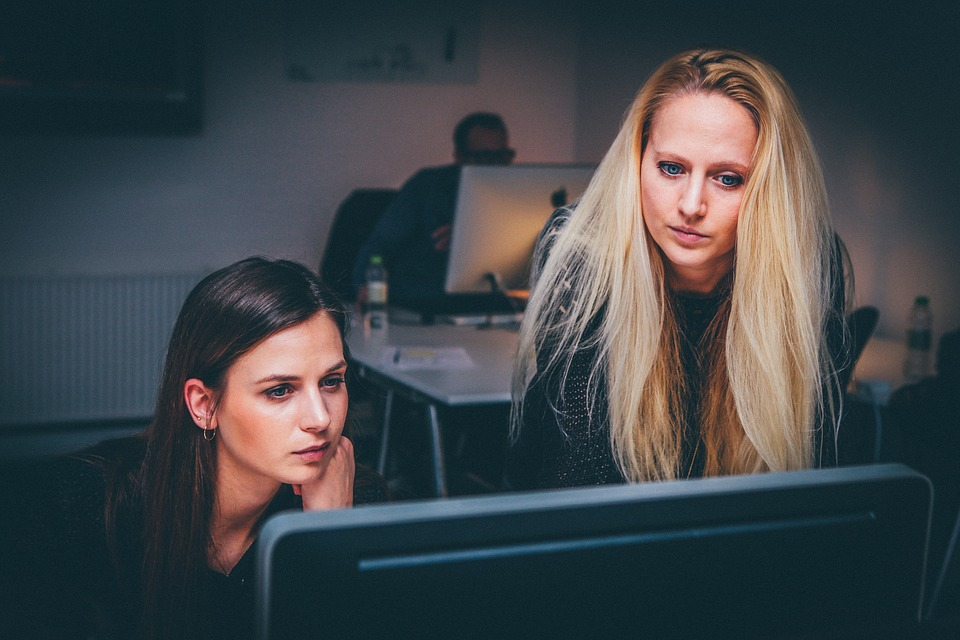
#> input picture women.jpg, 960 x 640 px
$ python detector_de_rostos_em_fotos.py
#> lines starting #> are read from the running program, lines starting #| are printed output that depends on the picture; after the words box and inside, x2 and y2 are one past the last pixel; in counts of white or black regions, pixels touching at a corner belong together
import cv2

cc = cv2.CascadeClassifier("haarcascade_frontalface_default.xml")
img = cv2.imread("women.jpg")
#> img is the input picture: shape (640, 960, 3); mean B, G, R 72.4, 69.1, 64.1

cinza = cv2.cvtColor(img, cv2.COLOR_BGR2GRAY)
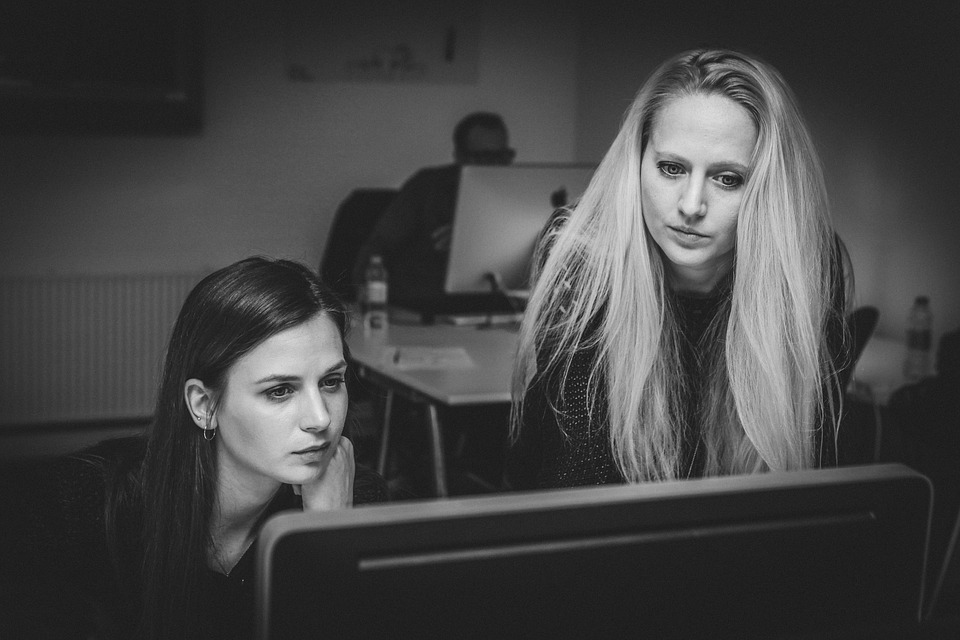
#> cinza: shape (640, 960); min 11, max 236, mean 68
faces = cc.detectMultiScale(cinza, scaleFactor = 1.05, minNeighbors=7)
#> faces = [[614, 111, 163, 163], [215, 326, 158, 158]]

for x,y,w,h in faces:
    img = cv2.rectangle(img, (x,y), (x+w, y+h), (0,255,0), 3)
#> this loop made 2 passes
#> pass 1, `img = cv2.rectangle(img, (x,y), (x+w, y+h), (0,255,0), 3)`:
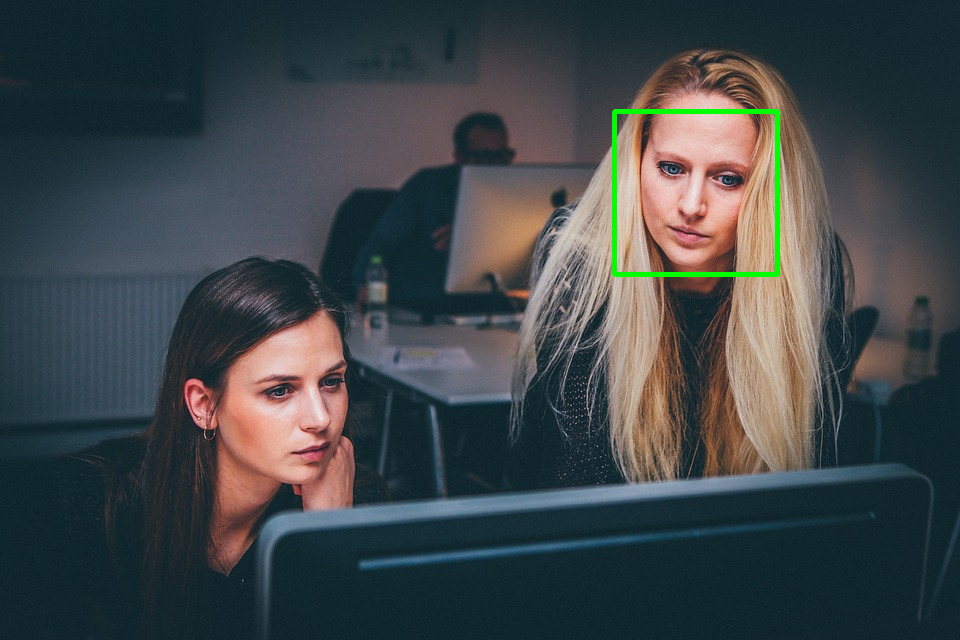
#> img: shape (640, 960, 3); 0.53% of pixels changed, all inside (x1, y1, x2, y2) = (612, 109, 780, 277)
#> pass 2, `img = cv2.rectangle(img, (x,y), (x+w, y+h), (0,255,0), 3)`:
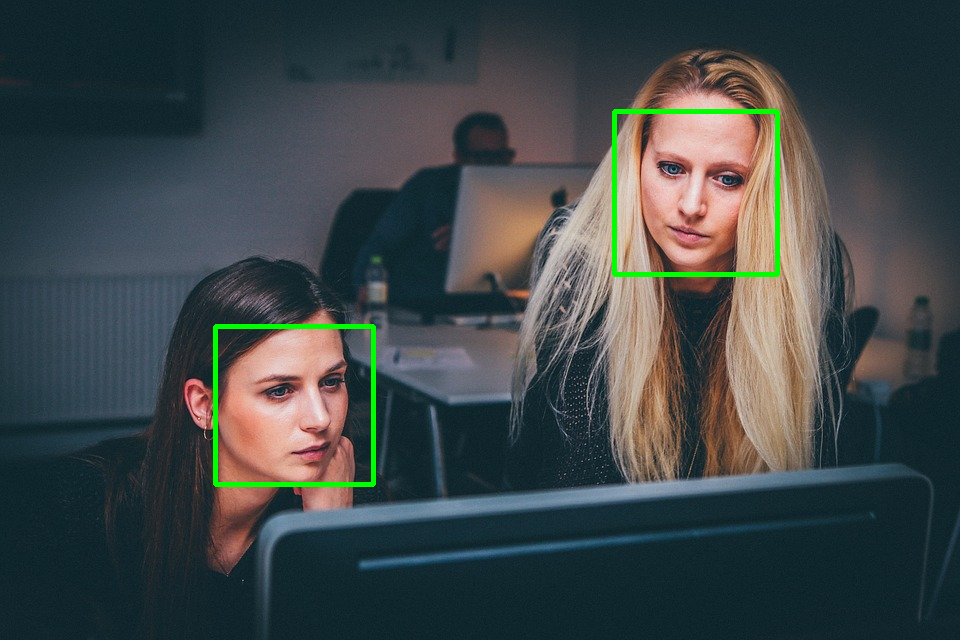
#> img: shape (640, 960, 3); 0.51% of pixels changed, all inside (x1, y1, x2, y2) = (213, 324, 376, 487)

cv2.imshow("Resultado", img)

while True:
    if cv2.waitKey(1) & 0xFF == ord('q'):
#> (key q is pressed here)
        break

cv2.destroyAllWindows()
